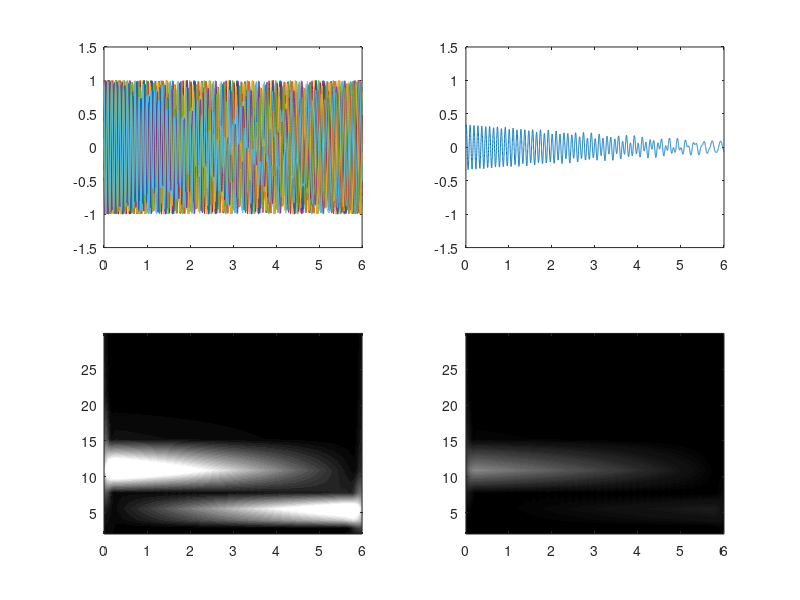

Recreate this plot in MATLAB.


%% Chapter 6.1, Figure 6.1

t = -2:.005:2; 

% Morlet wavelet
f=4;
csw = cos(2*pi*f*t);
w = 2*( 5/(2*pi*f) )^2;
gaussian = exp( (-t.^2)/w );
MorletWavelet = csw .* gaussian;

subplot(311)
plot(t,MorletWavelet)
set(gca,'ylim',[-1 1.1])


% Haar wavelet
HaarWavelet = zeros(size(t));
HaarWavelet(dsearchn(t',0):dsearchn(t',.5)) = 1;
HaarWavelet(dsearchn(t',.5):dsearchn(t',1)) = -1;

subplot(312)
plot(t,HaarWavelet)
set(gca,'ylim',[-1.1 1.1])



% Mexican hat wavelet
s = .4;
MexicanWavelet = (2/(sqrt(3*s)*pi^.25)) .* (1- (t.^2)/(s^2) ) .* exp( (-t.^2)./(2*s^2) );
subplot(313)
plot(t,MexicanWavelet)
set(gca,'ylim',[-.7 1.5])


%% Chapter 6.2, Figure 6.2

% create complex sine wave
csw = exp(1i*2*pi*f*t);

% Morlet wavelet is a sine wave tapered by a Gaussian.
% The variable gaussian was created above.
mwavelet = csw .* gaussian;

clf
plot3(t,real(mwavelet),imag(mwavelet),'k-o','markerfacecolor','m');
xlabel('Time (s)'), ylabel('real part'),
zlabel('imaginary part')
rotate3d % unnecessary in Octave

%% Chapter 6.2, Figure 6.5

% create a linear chirp
srate   = 1000;
t       = 0:1/srate:6;
f       = [2 8]; % frequencies in Hz
chirpTS = sin(2*pi.*linspace(f(1),mean(f),length(t)).*t);

% The wavelet has its own time vector, but 
% the sampling rate MUST be the same as for the signal.
wavetime = -2:1/srate:2;

% width of the Gaussian that tapers the sine wave
w = 2*( 4/(2*pi*5) )^2;

% create the complex Morlet wavelet
cmw = exp(1i*2*pi*5.*wavetime) .* exp( (-wavetime.^2)/w );

% half of the length of the wavelet
halfwavsize = floor(length(wavetime)/2);

% Perform time-domain convolution...
% the signal must be zero-padded
chirpTSpad = [zeros(1,halfwavsize) chirpTS zeros(1,halfwavsize)];
% initialize results matrix
convres = zeros(size(chirpTSpad));

% and now the actual convolution
for i=halfwavsize+1:length(chirpTS)+halfwavsize-1
    convres(i) = sum( chirpTSpad(i-halfwavsize:i+halfwavsize) .* cmw );
end
% the final step of convolution is to trim the edges
convres = convres(halfwavsize:end-halfwavsize-1);

% and plot the results
clf
subplot(211)
plot(t,chirpTS)

subplot(212)
plot(t,abs(convres))
xlabel('Time (s)'), ylabel('Amplitude (unscaled)')

%% Chapter 6.3

% length of convolution
Lconv = length(t)+length(wavetime)-1;

% Convolution as multiplication in the frequency domain
convres2 = ifft( fft(chirpTS,Lconv).*fft(cmw,Lconv) );
convres2 = convres2(halfwavsize:end-halfwavsize-1);

hold on, plot(t,abs(convres2),'r')

%% Chapter 6.4, Figure 6.6

Lconv = length(t)+length(wavetime)-1;

% Fourier spectra of the two signals
cmwX = fft(cmw,Lconv);
cmwX = cmwX./max(cmwX);

% and their multiplied inverse
convres4 = ifft( fft(chirpTS,Lconv).*cmwX );
convres4 = convres4(halfwavsize:end-halfwavsize-1);

clf
plot(t,chirpTS), hold on
plot(t,2*abs(convres4),'r')

%% Chapter 6.5, Figure 6.7

% number and range of frequencies for analysis
nfrex = 30;
frex  = logspace(log10(2),log10(30),nfrex);

% initialize...
tf = zeros(nfrex,length(chirpTS));

% Fourier spectrum of the signal. Note that because this does not change as
% a function of wavelet frequency, it needs to be computed only once.
chirpTSx = fft(chirpTS,Lconv);

% loop through frequencies
for fi=1:nfrex
    % compute normalized Fourier spectra of wavelet
    w = 2*( 5/(2*pi*frex(fi)) )^2;
    cmwX = fft(exp(1i*2*pi*frex(fi).*wavetime) .* exp( (-wavetime.^2)/w ), Lconv);
    cmwX = cmwX./max(cmwX);
    
    % convolution and extract amplitude
    convres = ifft( chirpTSx .* cmwX );
    tf(fi,:) = 2*abs(convres(halfwavsize:end-halfwavsize-1));
end

clf
contourf(t,frex,tf,40,'linecolor','none')
set(gca,'clim',[0 1]), colorbar

%% Chapter 6.6, Figure 6.8

times2plot = dsearchn(t',(1:0.2:4.5)');
freq2plot  = dsearchn(frex',6);

% full data
plot(t,tf(freq2plot,:)), hold on

% downsampled data
plot(t(times2plot),tf(freq2plot,times2plot),'ro-')

%% Chapter 6.7, Figure 6.9

clf

% properties of wavelet with 7 cycles
freq2use= 5;
w       = 2*( 7/(2*pi*freq2use) )^2;
mwave7  = exp(1i*2*pi*freq2use.*wavetime) .* exp( (-wavetime.^2)/w );
mwave7x = fft(mwave7,Lconv);
mwave7x = mwave7x./max(mwave7x);
convres = ifft( chirpTSx .* mwave7x );
pow7    = 2*abs(convres(halfwavsize:end-halfwavsize-1));

% same as previous, but using 3 cycles
w       = 2*( 3/(2*pi*freq2use) )^2;
mwave3  = exp(1i*2*pi*freq2use.*wavetime) .* exp( (-wavetime.^2)/w );
mwave3x = fft(mwave3,Lconv);
mwave3x = mwave3x./max(mwave3x);
convres = ifft( chirpTSx .* mwave3x );
pow3    = 2*abs(convres(halfwavsize:end-halfwavsize-1));


subplot(221)
plot(wavetime,real(mwave7)), hold on
plot(wavetime,real(mwave3),'r')
xlabel('Time (s)'), ylabel('Amplitude')
title('Projection of wavelets onto time and real axes')

subplot(222)
hz = linspace(0,srate/2,floor(length(wavetime)/2+1));
x7 = 2*abs(fft(mwave7)); 
x3 = 2*abs(fft(mwave3));
plot(hz,x7(1:length(hz))), hold on
plot(hz,x3(1:length(hz)),'r')
set(gca,'xlim',[0 20])
xlabel('Frequency (Hz)'), ylabel('Amplitude')
title('Non-normalized power spectra of wavelets')
legend({'7 cycles';'3 cycles'})

subplot(212)
plot(t,pow7), hold on
plot(t,pow3,'r')
xlabel('Time (s)'), ylabel('Amplitude')
title([ num2str(freq2use) ' Hz component of chirp' ])
legend({'7 cycles';'3 cycles'})

%% Chapter 6.7, Figure 6.10

nfrex = 9;
frex  = logspace(log10(2),log10(30),nfrex);
% n is the parameter that sets the number of cycles
ncyc = logspace(log10(3),log10(12),nfrex);

% create family of wavelets
wavelet_fam = zeros(nfrex,length(wavetime));
for fi=1:nfrex
    % all wavelets in this family are the same except 
    % for the 'n' parameter
    w = 2*( ncyc(fi)/(2*pi*frex(fi)) )^2;
    wavelet_fam(fi,:) = exp(1i*2*pi*frex(fi).*wavetime) ...
        .* exp( (-wavetime.^2)/w );
end

for i=1:9
    subplot(3,3,i)
    plot(wavetime,real(wavelet_fam(i,:)))
    set(gca,'xlim',[-1 1],'ylim',[-1.1 1.1])
end

%% Chapter 6.8, Figure 6.11

srate=1000; 
t = 0:1/srate:12;
f = [6 14 25 40 70];
% note the widely varying amplitudes
a = [.001234 1.234 1234 123400 12340000];
% relevant amplitude modulations
m = [-.1 .1 -.2 .2 -.3];

basetidx = dsearchn(t',[2 4]');

signal = zeros(size(t));
for i=1:length(f)
    
    % compute 'base' signal
    signal = signal + a(i).*sin(2*pi*f(i).*t);
    
    % add time-limited modulation to signal
    extrasignal = m(i)*a(i)*sin(2*pi*f(i).*t) .* exp( -(t-7).^2 );
    signal = signal + extrasignal;
end

clf

% plot the time-domain signal
subplot(211)
plot(t,signal)
xlabel('Time (s)'), ylabel('Amplitude')



% setup for wavelet convolution
nfrex       = length(f);
wavetime    = -2:1/srate:2;
Lconv       = length(t)+length(wavetime)-1;
halfwavsize = floor(length(wavetime)/2);
tf          = zeros(nfrex,length(t));
signalX     = fft(signal,Lconv);

% loop over frequencies and perform convolution
for fi=1:nfrex
    w = 2*( 10/(2*pi*f(fi)) )^2;
    cmwX = fft(exp(1i*2*pi*f(fi).*wavetime) .* exp( (-wavetime.^2)/w ), Lconv);
    cmwX = cmwX./max(cmwX);
    convres = ifft( signalX .* cmwX );
    tf(fi,:) = 2*abs(convres(halfwavsize:end-halfwavsize-1));
end

% plot the non-dB-normalized result
subplot(223)
plot(t,tf)
xlabel('Time (s)'), ylabel('Amplitude (raw)')
title('Non-normalized amplitude')

% convert to dB and plot again
subplot(224)
db = 10*log10( bsxfun(@rdivide,tf,mean(tf(:,basetidx(1):basetidx(2)),2)) );
plot(t,db)
set(gca,'ylim',[-2 2])
xlabel('Time (s)'), ylabel('Amplitude (dB)')
title('dB-normalized amplitude')

%% Chapter 6.9, exercise 1, Figure 6.12

%%% Solution to exercise 1
% The signal will have two overlapping sine waves,
% one with increasing power and one with decreasing power.

% first, the basics:
srate     = 1000;
time      = 0:1/srate:6;
sinefreqs = [5 11]; % in hz
numTrials = 20;
wavetime  = -2:1/srate:2;
nfrex     = 9; 
frex      = logspace(log10(2),log10(30),nfrex);
ncyc      = logspace(log10(3),log10(12),nfrex);
Lconv     = length(time)+length(wavetime)-1;
halfwavsize= floor(length(wavetime)/2);

% second, initialize matrices
signal = zeros(numTrials,length(time));
tf     = zeros(2,nfrex,length(time));

% third, create the signal
ampInc = linspace(0,1,length(time));
ampDec = linspace(1,0,length(time));

for ti=1:numTrials
    sine1 = ampInc.*sin(2*pi*sinefreqs(1)*time + rand*2*pi);
    sine2 = ampDec.*sin(2*pi*sinefreqs(2)*time + rand*2*pi);
    signal(ti,:) =  sine1+sine2;
end

% fourth, perform time-frequency decomposition
dataX1 = fft(signal,Lconv,2);     % FFT along 2nd dimension
dataX2 = fft(mean(signal),Lconv); % note that trials are first averaged

for fi=1:nfrex
    % create wavelet
    w          = 2*( ncyc(fi)/(2*pi*frex(fi)) )^2; % w is width of Gaussian
    cmwX  = fft(exp(1i*2*pi*frex(fi).*wavetime) .* exp( (-wavetime.^2)/w ), Lconv);
    cmwX  = cmwX./max(cmwX);
    
    % convolution of all trials simultaneously using bxsfun
    convres    = ifft( bsxfun(@times,dataX1,cmwX) ,[],2);
    temppower  = 2*abs(convres(:,halfwavsize:end-halfwavsize-1));
    tf(1,fi,:) = mean(temppower,1);
    
    % The 2 lines above are equivalent to the 5 lines below, which uses
    % loops and thus should be avoided when possible.
%     for ti=1:numTrials
%         dataX = fft(signal(ti,:),Lconv);
%         convres = ifft( dataX .* mwave_fft );
%         tf(ti,fi,:) = 2*abs(convres(halfwavsize:end-halfwavsize-1));
%     end

    
    % convolution of trial average
    convres    = ifft( dataX2.*cmwX );
    tf(2,fi,:) = 2*abs(convres(:,halfwavsize:end-halfwavsize-1));
end

% finally (sixth), plot the average and TF power
subplot(221)
plot(time,signal)
set(gca,'ylim',[-1.5 1.5])

subplot(223)
contourf(time,frex,squeeze(tf(1,:,:)),40,'linecolor','none')
set(gca,'clim',[0 .6])
colormap gray


% finally (sixth), plot the average and TF power
subplot(222)
plot(time,mean(signal))
set(gca,'ylim',[-1.5 1.5])

subplot(224)
contourf(time,frex,squeeze(tf(2,:,:)),40,'linecolor','none')
set(gca,'clim',[0 .6])
colormap gray

%% end
